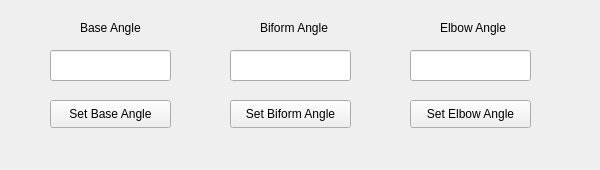
<?xml version="1.0" encoding="UTF-8"?>
<ui version="4.0">
 <class>ArmControlPanel</class>
 <widget class="QMainWindow" name="ArmControlPanel">
  <property name="geometry">
   <rect>
    <x>0</x>
    <y>0</y>
    <width>600</width>
    <height>170</height>
   </rect>
  </property>
  <property name="windowTitle">
   <string>MainWindow</string>
  </property>
  <widget class="QWidget" name="centralwidget">
   <widget class="QLineEdit" name="baseAngleTextEdit">
    <property name="geometry">
     <rect>
      <x>50</x>
      <y>50</y>
      <width>121</width>
      <height>31</height>
     </rect>
    </property>
   </widget>
   <widget class="QLineEdit" name="biformAngleTextEdit">
    <property name="geometry">
     <rect>
      <x>230</x>
      <y>50</y>
      <width>121</width>
      <height>31</height>
     </rect>
    </property>
   </widget>
   <widget class="QLineEdit" name="elbowAngleTextEdit">
    <property name="geometry">
     <rect>
      <x>410</x>
      <y>50</y>
      <width>121</width>
      <height>31</height>
     </rect>
    </property>
   </widget>
   <widget class="QLabel" name="baseAngleLabel">
    <property name="geometry">
     <rect>
      <x>80</x>
      <y>20</y>
      <width>71</width>
      <height>16</height>
     </rect>
    </property>
    <property name="text">
     <string>Base Angle</string>
    </property>
   </widget>
   <widget class="QLabel" name="biformAngleLabel">
    <property name="geometry">
     <rect>
      <x>260</x>
      <y>20</y>
      <width>81</width>
      <height>16</height>
     </rect>
    </property>
    <property name="text">
     <string>Biform Angle</string>
    </property>
   </widget>
   <widget class="QLabel" name="elbowAngleLabel">
    <property name="geometry">
     <rect>
      <x>440</x>
      <y>20</y>
      <width>81</width>
      <height>16</height>
     </rect>
    </property>
    <property name="text">
     <string>Elbow Angle</string>
    </property>
   </widget>
   <widget class="QPushButton" name="pushButton">
    <property name="geometry">
     <rect>
      <x>50</x>
      <y>100</y>
      <width>121</width>
      <height>28</height>
     </rect>
    </property>
    <property name="text">
     <string>Set Base Angle</string>
    </property>
   </widget>
   <widget class="QPushButton" name="pushButton_2">
    <property name="geometry">
     <rect>
      <x>230</x>
      <y>100</y>
      <width>121</width>
      <height>28</height>
     </rect>
    </property>
    <property name="text">
     <string>Set Biform Angle</string>
    </property>
   </widget>
   <widget class="QPushButton" name="pushButton_3">
    <property name="geometry">
     <rect>
      <x>410</x>
      <y>100</y>
      <width>121</width>
      <height>28</height>
     </rect>
    </property>
    <property name="text">
     <string>Set Elbow Angle</string>
    </property>
   </widget>
  </widget>
 </widget>
 <resources/>
 <connections/>
</ui>
